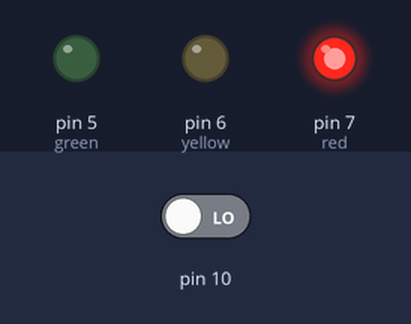
Recording of a sketch running on a simulated Arduino Uno, built with avr-gcc and run on an emulated ATmega328P. Shown: output pins drawn as LEDs (lit = HIGH). The inputs (shaded band) are chosen by the test bench; at power-on: pin 10 LOW.

Above: at 1.2 s.
1.3 s: pin 10 driven HIGH
At 1.9 s:
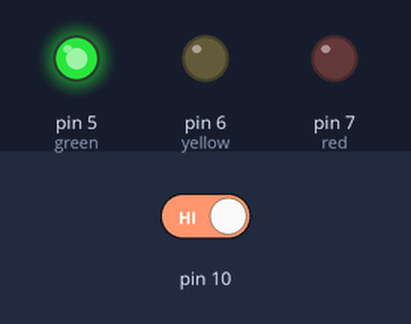
2.8 s: pin 10 driven LOW
At 5.4 s:
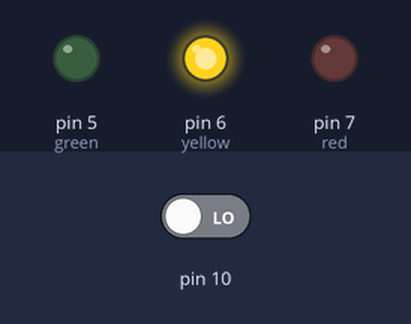
Timing chart, 0 to 7.8 s (numbered marks = the images above; inputs shaded):
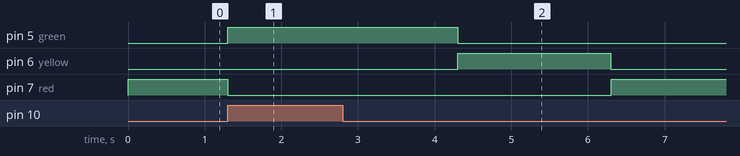

Measured:
- after the input at 1.3 s, pin 5 (green): LOW → HIGH at once; pin 7 (red): HIGH → LOW at once
- after the input at 2.8 s, pin 5 (green): HIGH → LOW after 1.5 s; pin 6 (yellow): LOW → HIGH after 1.5 s, → LOW 2.0 s later; pin 7 (red): LOW → HIGH after 3.5 s

The sketch:

sketch_aug27c.ino
```cpp
int v = LOW;
int red = 7;
int yellow = 6;
int green = 5;
String state = "RED";

void setup() {
  pinMode(red, OUTPUT);
  pinMode(yellow, OUTPUT);
  pinMode(green, OUTPUT);
  pinMode(10, INPUT);
  Serial.begin(9600);
}

void loop() {
  v = digitalRead(10);
  if(v== HIGH) {
    digitalWrite(red, LOW);
    digitalWrite(green, HIGH);
    delay(3000);
    digitalWrite(green, LOW);
    state = "GREEN";
  } else if (v == LOW && state == "GREEN") {
    digitalWrite(yellow, HIGH);
    delay(2000);
    digitalWrite(yellow, LOW);
    state = "yellow";
  }else if (v == LOW || state=="yellow") {

    digitalWrite(red, HIGH);

    state = "RED";


  }
}
```
